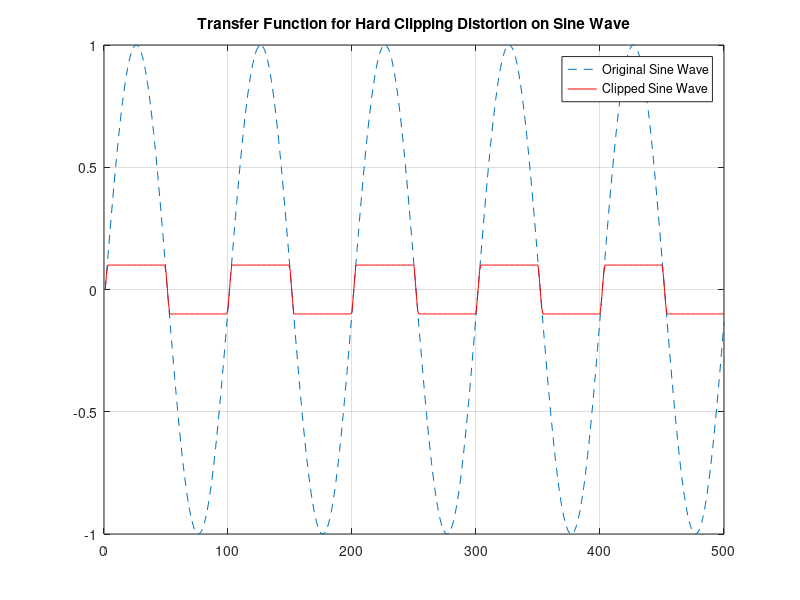

Here is the MATLAB script that generated this plot:
% Generate a sine wave
fs = 44100;  % Sampling frequency (44.1kHz for audio-like quality)
f = 440;     % Frequency of the sine wave (A4 note, 440Hz)
t = 0:1/fs:1; % Time vector for 1 second
x = sin(2 * pi * f * t);  % Sine wave signal

y = x;  % Initialize y as a copy of the sine wave signal

% Apply hard clipping distortion to the sine wave
for i = 1:length(x)
    if (x(i) > 0.1)
        y(i) = 0.1;  % Clip positive values above 0.1
    elseif (x(i) < -0.1)
        y(i) = -0.1;  % Clip negative values below -0.1
    end
end

% Plot both original and clipped sine waves for comparison
figure;

% Choose a small section of the signal for clarity (e.g., first 500 samples)
segment = 1:500;

% Plot the original sine wave (dashed line)
plot(segment, x(segment), '--'); 
hold on;

% Plot the clipped sine wave (solid red line)
plot(segment, y(segment), 'r'); 

% Set axis limits and title
axis([0 500 -1 1]);  % Limit the plot to the segment
title('Transfer Function for Hard Clipping Distortion on Sine Wave');
legend('Original Sine Wave', 'Clipped Sine Wave');
grid on;
hold off;

% Play the original sine wave and clipped sine wave
sound(x, fs);
pause(1.5);  % Wait for the original sound to finish
sound(y, fs);  % Play the clipped sine wave
